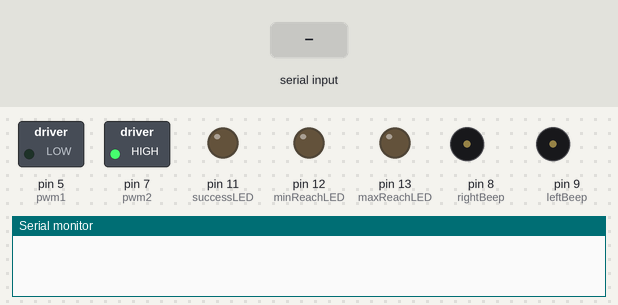
The sketch below on a simulated Arduino Uno, built with avr-gcc and run on an emulated ATmega328P. On the bench: switched loads named in the sketch (green lamp = pin HIGH), output pins drawn as LEDs (lit = HIGH), buzzer (waves = sounding, pin HIGH), the last lines printed to the serial monitor. Dashed ring = blinking. The test bench sets the inputs (shaded band).

Above: at 1.6 s.
1.7 s: "motSpeed" received over Serial
At 2.85 s:
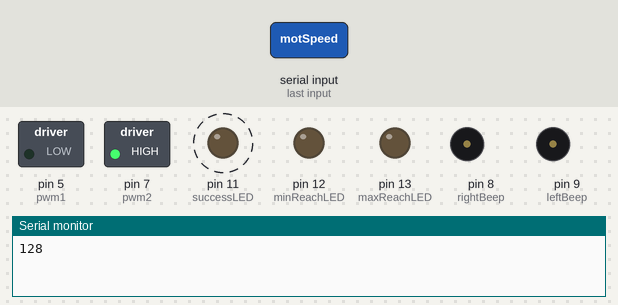
4.4 s: "speedDown" received over Serial
At 6.7 s:
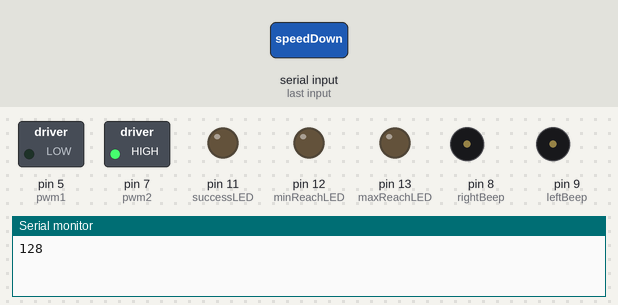
7.1 s: "stopPlay" received over Serial
At 8.8 s:
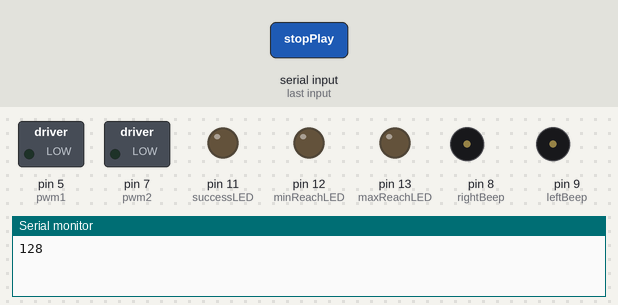
9.7 s: "speedUp" received over Serial
At 10.81 s:
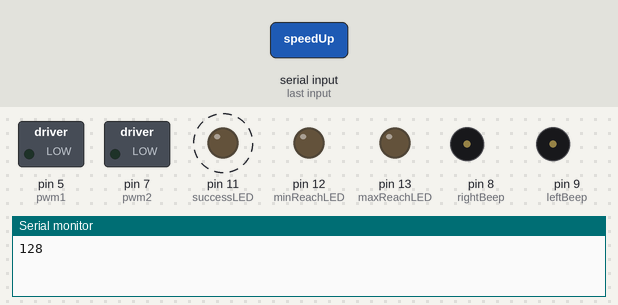
12.4 s: "directionLeft" received over Serial
At 14.6 s:
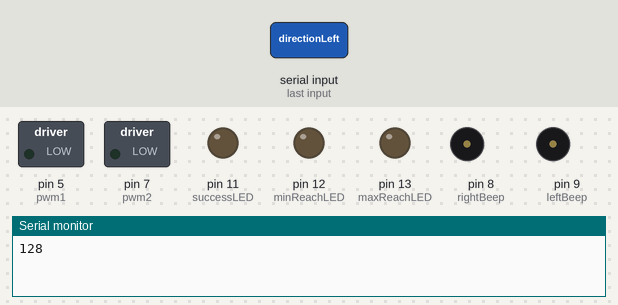
14.9 s: "directionRight" received over Serial
At 17.4 s:
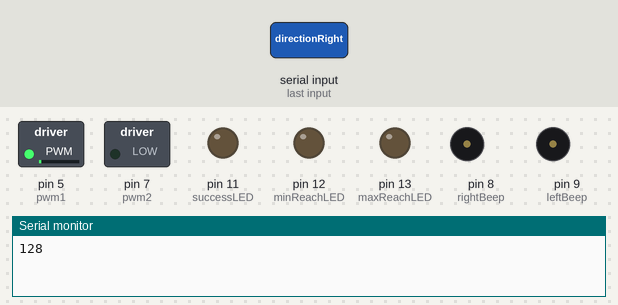
Timing chart, 0 to 18.6 s (numbered marks = the images above; inputs shaded):
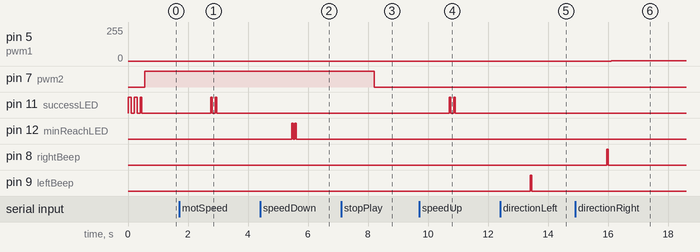

The sketch:

control_DC_motor_with_IR_remote_and_bluetooth.ino.ino
```cpp
#include <IRremote.h>
#define pwm1      5
#define pwm2      7
String IncomingVal;
int IRPIN = 10;
int successLED = 11;
int maxReachLED = 13;
int minReachLED = 12;
int leftBeep = 9;
int rightBeep = 8;

boolean motor_dir = 0;
int motor_speed = 128;     // 128 in the mimimum & 928 is the maximum
int temp_speed;
int motor_direction;
int startSpeed;
int endSpeed = 0;
boolean terminateAction = 0;


IRrecv irrecv(IRPIN);

decode_results result;

// this is array holding codes for Remote
int remoteValues[] ={
            16769055, // vol-
            16754775, // vol+
            16761405, // STOP/PLAY
            16753245, // CH-
            16769565, // CH+
            16736925, // CH
            16748655, //EQ
            16750695, //100+
            16738455, //startFromZero
             // HEX CODES
            "FFE01F", // vol-
            "FFA857", // vol+
            "FFC23D", // STOP/PLAY
            "FFA25D", // CH-
            "FFE21D", // CH+
            "FF629D", // CH
            "FF906F", // EQ
            "FF9867", // 100+
            "FF6897", // startFromZero
            };
// remote key names to be associated
 String remoteKeys[] ={
            "speedDown",
            "speedUp",
            "stopPlay",
            "directionLeft",
            "directionRight",
            "dec100",
            "motSpeed",
            "inc100",
            "startFromZero",

            "speedDown",
            "speedUp",
            "dec100",
            "directionLeft",
            "directionRight",
            "stopPlay",
            "motSpeed",
            "inc100",
            "startFromZero",
            };

void setup()
{
  Serial.begin(9600);
  pinMode(successLED, OUTPUT);
  pinMode(maxReachLED, OUTPUT);
  pinMode(minReachLED, OUTPUT);
  pinMode(leftBeep, OUTPUT);
  pinMode(rightBeep, OUTPUT);
  pinMode(pwm1, OUTPUT);
  pinMode(pwm2, OUTPUT);
//  Serial.println("Enabling machine to work.....");
  irrecv.enableIRIn();
//  Serial.println("Ready to rock");
  digitalWrite(successLED, HIGH);
  delay(100);
  digitalWrite(successLED, LOW);
  delay(100);
  digitalWrite(successLED, HIGH);
  delay(100);
  digitalWrite(successLED, LOW);
  delay(100);
  digitalWrite(successLED, HIGH);
  delay(50);
  digitalWrite(successLED, LOW);
}

void loop()
{
  if (irrecv.decode(&result))
  {
    validateKeyPress(result.value);
//    Serial.println(result.value, HEX);
    irrecv.resume();
  }
  delay(100);

  if(motor_dir)
    analogWrite(pwm1, motor_speed);
  else
    analogWrite(pwm2, motor_speed);
if(Serial.available() > 0)
  {
    IncomingVal = Serial.readString();
//    Serial.println("value received by the bluetooth is:");
//    Serial.println(IncomingVal);

    if(IncomingVal == "motSpeed"){
//      Serial.println(motor_speed);
      performActions("motSpeed");}
    else if(IncomingVal == "speedDown" ){performActions("speedDown");}
    else if(IncomingVal == "speedUp" ){performActions("speedUp");}
    else if(IncomingVal == "stopPlay" ){performActions("stopPlay");}
    else if(IncomingVal == "directionLeft" ){performActions("directionLeft");}
    else if(IncomingVal == "directionRight" ){performActions("directionRight");}
    else if(IncomingVal == "inc100" ){performActions("inc100");}
    else if(IncomingVal == "dec100" ){performActions("dec100");}
    else if(IncomingVal == "startFromZero" ){performActions("startFromZero");}

  }

}

void validateKeyPress(int x)
{
  int found=0;
  for(int i=0; i< sizeof(remoteValues)/sizeof(int); i++)
  {
      if(remoteValues[i] == x)
      {
//        Serial.print("Key pressed:");
//        Serial.println(remoteKeys[i]);
        performActions(remoteKeys[i]);
        digitalWrite(successLED, HIGH);
        delay(50);
        digitalWrite(successLED, LOW);
        found=1;
      } // if matched
  }
}

void performActions (String action)
{
//    action = "speedDown" / "speedUp" / "stopPlay" / "directionLeft" / "directionRight"
  if(action == "speedDown"){
//    Serial.println("decrease speed:");
    if( motor_speed > 128){
//       temp_speed = motor_speed - 100;
       motor_speed = motor_speed - 2;
//       Serial.println(motor_speed);
        digitalWrite(successLED, HIGH);
        delay(50);
        digitalWrite(successLED, LOW);
        delay(100);
        digitalWrite(successLED, HIGH);
        delay(50);
        digitalWrite(successLED, LOW);
    }
    else
      {motor_speed = 128;
//      Serial.println("reached minimum speed");
        digitalWrite(minReachLED, HIGH);
        delay(50);
        digitalWrite(minReachLED, LOW);
        delay(50);
        digitalWrite(minReachLED, HIGH);
        delay(50);
        digitalWrite(minReachLED, LOW);
      }
    }
  else if(action == "speedUp"){
//    Serial.println("increase speed:");
    if( motor_speed < 928){
//       temp_speed = motor_speed + 100;
       motor_speed = motor_speed + 2;
//       Serial.println(motor_speed);
        digitalWrite(successLED, HIGH);
        delay(50);
        digitalWrite(successLED, LOW);
        delay(100);
        digitalWrite(successLED, HIGH);
        delay(50);
        digitalWrite(successLED, LOW);
    }
    else
      {motor_speed = 928;
//      Serial.println("reached maximum speed");
        digitalWrite(maxReachLED, HIGH);
        delay(50);
        digitalWrite(maxReachLED, LOW);
        delay(50);
        digitalWrite(maxReachLED, HIGH);
        delay(50);
        digitalWrite(maxReachLED, LOW);
      }
    }

else if(action == "inc100"){
//      Serial.println("increase speed by 100:");
      if( motor_speed < 928){
  //       temp_speed = motor_speed + 100;
         motor_speed = motor_speed + 100;
//         Serial.println(motor_speed);
        digitalWrite(successLED, HIGH);
        delay(50);
        digitalWrite(successLED, LOW);
        delay(100);
        digitalWrite(successLED, HIGH);
        delay(50);
        digitalWrite(successLED, LOW);
      }
      else
        {motor_speed = 928;
//        Serial.println("reached maximum speed");
        digitalWrite(maxReachLED, HIGH);
        delay(50);
        digitalWrite(maxReachLED, LOW);
        delay(50);
        digitalWrite(maxReachLED, HIGH);
        delay(50);
        digitalWrite(maxReachLED, LOW);
        }
       }

    else if(action == "dec100"){
//      Serial.println("decrease speed by 100:");
      if( motor_speed > 128){
  //       temp_speed = motor_speed - 100;
         motor_speed = motor_speed - 100;
//         Serial.println(motor_speed);
        digitalWrite(successLED, HIGH);
        delay(50);
        digitalWrite(successLED, LOW);
        delay(100);
        digitalWrite(successLED, HIGH);
        delay(50);
        digitalWrite(successLED, LOW);
      }
      else
        {motor_speed = 128;
//        Serial.println("reached minimum speed");
        digitalWrite(minReachLED, HIGH);
        delay(50);
        digitalWrite(minReachLED, LOW);
        delay(50);
        digitalWrite(minReachLED, HIGH);
        delay(50);
        digitalWrite(minReachLED, LOW);
        }
       }

  else if(action == "stopPlay"){
    if(!terminateAction){
        temp_speed = motor_speed;
        motor_speed = endSpeed;
        terminateAction = !terminateAction;
//        Serial.println("stop");
      }
      else {
        motor_speed = temp_speed;
        terminateAction = !terminateAction;
        digitalWrite(successLED, HIGH);
        delay(50);
        digitalWrite(successLED, LOW);
        delay(50);
        digitalWrite(successLED, HIGH);
        delay(50);
        digitalWrite(successLED, LOW);
//        Serial.println("start");
       }
    }
  else if(action == "directionLeft"){
//    Serial.println("change direction to LEFT:");
    motor_dir = 0;
    if(motor_dir)
      {
        digitalWrite(pwm2, 0);

        }
    else
      {
        digitalWrite(pwm1, 0);

        }
     digitalWrite(leftBeep, HIGH);
     delay(50);
     digitalWrite(leftBeep, LOW);
    }
  else if(action == "directionRight"){
//    Serial.println("change direction to RIGHT:");
    motor_dir = 1;
    if(motor_dir)
      {
        digitalWrite(pwm2, 0);

        }
    else
      {
        digitalWrite(pwm1, 0);

        }
     digitalWrite(rightBeep, HIGH);
     delay(50);
     digitalWrite(rightBeep, LOW);
    }
    else if(action == "motSpeed"){
//      Serial.println("current motor speed is:");
      Serial.println(motor_speed);
        digitalWrite(successLED, HIGH);
        delay(50);
        digitalWrite(successLED, LOW);
        delay(100);
        digitalWrite(successLED, HIGH);
        delay(50);
        digitalWrite(successLED, LOW);
     }
    else if(action == "inc100"){
//      Serial.println("increase speed by 100:");
      if( motor_speed < 928){
  //       temp_speed = motor_speed + 100;
         motor_speed = motor_speed + 100;
//         Serial.println(motor_speed);
        digitalWrite(successLED, HIGH);
        delay(50);
        digitalWrite(successLED, LOW);
        delay(100);
        digitalWrite(successLED, HIGH);
        delay(50);
        digitalWrite(successLED, LOW);
      }
      else
        {motor_speed = 928;
//        Serial.println("reached maximum speed");
        digitalWrite(successLED, HIGH);
        delay(50);
        digitalWrite(successLED, LOW);
        delay(100);
        digitalWrite(successLED, HIGH);
        delay(50);
        digitalWrite(successLED, LOW);
         }
       }
     else if(action == "startFromZero"){
        motor_speed = 128;
//        Serial.println("RESET");
        digitalWrite(successLED, HIGH);
        delay(50);
        digitalWrite(successLED, LOW);
        delay(100);
        digitalWrite(successLED, HIGH);
        delay(50);
        digitalWrite(successLED, LOW);
      }
}
```

Measured:
- after the input at 1.7 s, pin 11 (successLED): alternates HIGH for 0.05 s and LOW for 0.10 s, 4 changes in all, then stays LOW, starting after 1.1 s
- after the input at 4.4 s, pin 12 (minReachLED): alternates HIGH for 0.05 s and LOW for 0.05 s, 4 changes in all, then stays LOW, starting after 1.1 s
- after the input at 7.1 s, pin 7 (pwm2): HIGH → LOW after 1.1 s
- after the input at 9.7 s, pin 11 (successLED): alternates HIGH for 0.05 s and LOW for 0.10 s, 4 changes in all, then stays LOW, starting after 1.0 s
- after the input at 12.4 s, pin 9 (leftBeep): LOW → HIGH after 1.0 s, → LOW 0.05 s later
- after the input at 14.9 s, pin 5 (pwm1): 0/255 → 2/255 after 1.2 s; pin 8 (rightBeep): LOW → HIGH after 1.1 s, → LOW 0.05 s later
